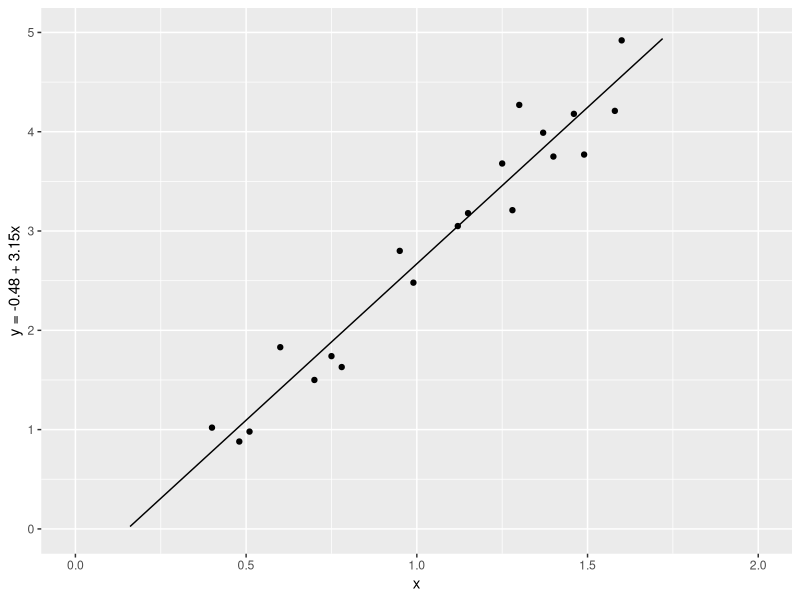

Reproduce this figure in R.
library(ggplot2)
D <- read.csv("example1.csv", header = FALSE)
colnames(D) <- c("X", "Y")
eq <- function(x){-0.48 + 3.15*x}
svg("example2.svg")
print(ggplot(data = D, mapping = aes(x = X, y = Y)) +
      ylim(0, 5) +
      xlim(0, 2) +
      labs(y = "y = -0.48 + 3.15x", x = "x") +
      stat_function(fun = eq) +
      geom_point())
dev.off()
